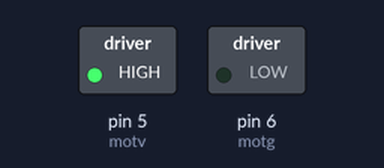
This sketch was run on a simulated Arduino Uno, built with avr-gcc and run on an emulated ATmega328P. Shown: switched loads named in the sketch (green lamp = pin HIGH).

Above: at 5.0 s.
At 11.5 s:
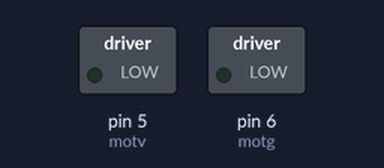
At 18.0 s:
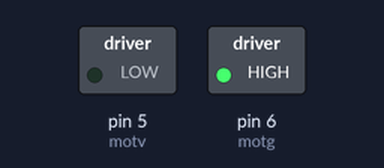
Timing chart, 0 to 29.9 s (numbered marks = the images above):
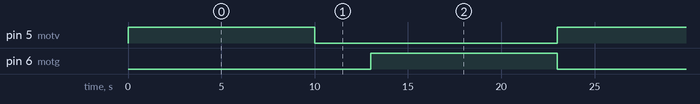

Measured:
- by itself, pin 5 (motv), pin 6 (motg): alternates HIGH for 10.0 s and LOW for 13.0 s
- by itself, everything shown: repeats every 23.0 s, in 3 steps

The sketch:

l239D.ino
```cpp
///the program shows interfacing of motor driving ic L239D with UNO
// the pin no. 5 and 6 is connected to two controlling pin (input 3 and 4) of motor driving ic
const int motv = 5;
const int motg = 6;

void setup() {
  pinMode(motv, OUTPUT);
  pinMode(motg, OUTPUT);
  Serial.begin(9600);
}

void loop() {
    ////////move motor in clockwise direction
    digitalWrite(motv, HIGH);
    digitalWrite(motg, LOW);
  delay(10000);
  digitalWrite(motv, LOW);
  delay(3000);
  ////////move motor in anti-clockwise direction
    digitalWrite(motv, LOW);
    digitalWrite(motg, HIGH);
//    tone(buzzer, 1000, 200);
  delay(10000);
}
```
